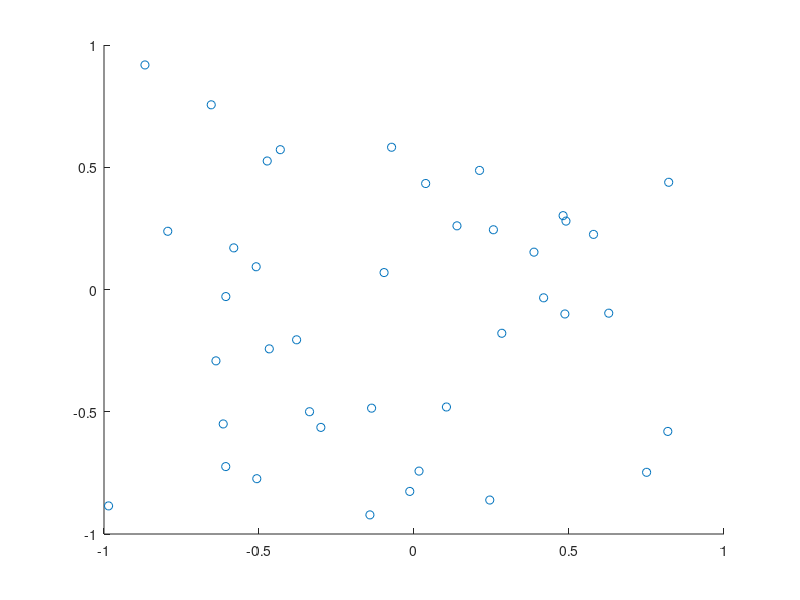

The MATLAB source for this figure: (Note: this script raises an error after producing the figure.)
clear
p=5;
N=50;
X=2*rand(p-1,2*N)-1;
nn=round((2*N-1)*rand(N,1))+1;
X(:,nn)=sin(X(:,nn));
X=[X;ones(1,2*N)];
wht=3*rand(1,p)-1; wht=wht/norm(wht);
wht;
D=(wht*X>=0);
Xv=X(:, N+1:2*N);
Dv=D(:,N+1:2*N);
X=X(:,1:N);
D=D(:,1:N);
%[X;D]
pr=[1,3];
Xp=X(pr,:);
wp=wht([pr p]);
c0=find(D==0); c1=find(D==1);
figure(1),clf reset
plot(Xp(1,c0),Xp(2,c0),'o',Xp(1,c1),Xp(2,c1),'X')
axis(axis),hold on
L=[-1 1];
S=-diag([1 1]./wp(1:2.))*(wp([2,1])'*L+wp(3));
plot([S(1,:) L],[L S(2,:)]), grid, drawnow
%PART 2:Learning
eta=0.5;%The training gain
wh=2*rand(1,p)-1;
wp=wh([pr p]);
S=-diag([1 1]./wp(1:2))*(wp([2,1])'*L +wp(3));
plot([S(1,:) L],[L S(2,:)]),grid on, drawnow
C=50;
E=[C+1,zeros(1,C)];
WW=zeros(C*N,p);
c=1;
cw=0;
while(E(c)>1)||(c==1)
    c=c+1;
    plot([S(1,:) L],[L S(2,:)],'w'),drawnow;
    for n=1:N
        eps=D(n)-((wh*X(:,n))>=0);%eps(n)=d(n)-y(n)
        wh=wh+eta*eps*X(:,n)';
        cw=cw+1;
        WW(cw,:)=wh/norm(wh);
        E(c)=E(c)+abs(eps);
    end;
    wp=wh([pr p]);
    S=-diag([1 1]./wp(1:2))*(wp([2 1])'*L+wp(3));
    plot([S(1,:) L],[L S(2,:)],'g'),drawnow
end;
WW=WW(1:cw,pr);
E=E(2:c+1);